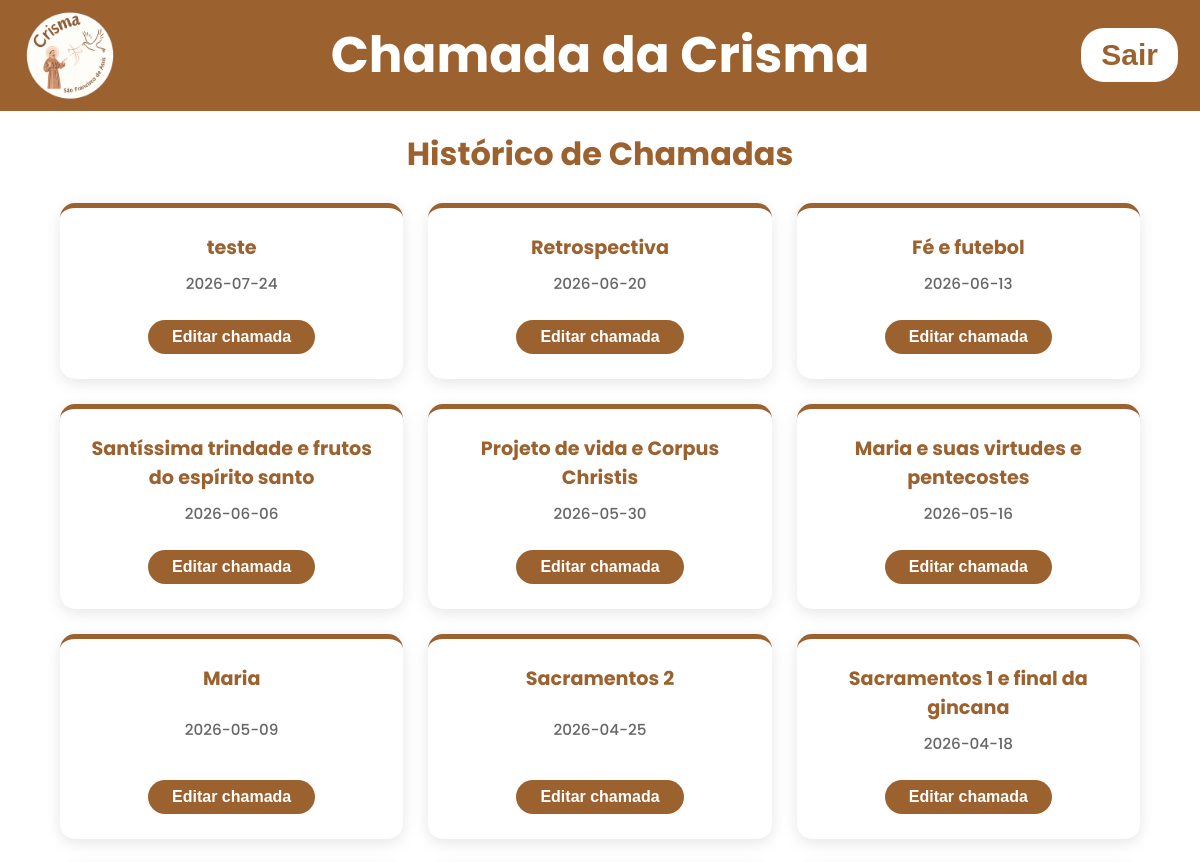
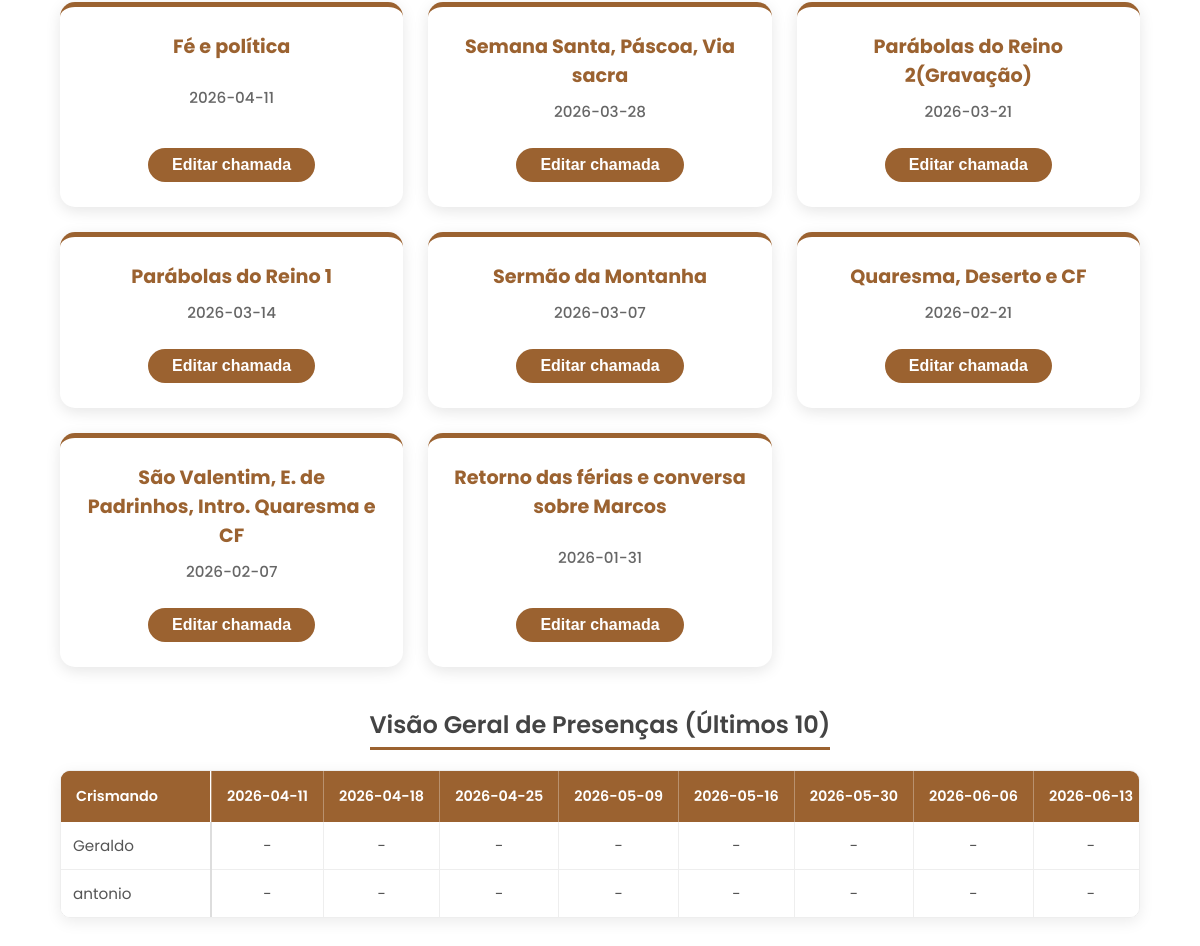
The page /editattendance (signed in) on the database as committed earlier (2 pictures, top to bottom).
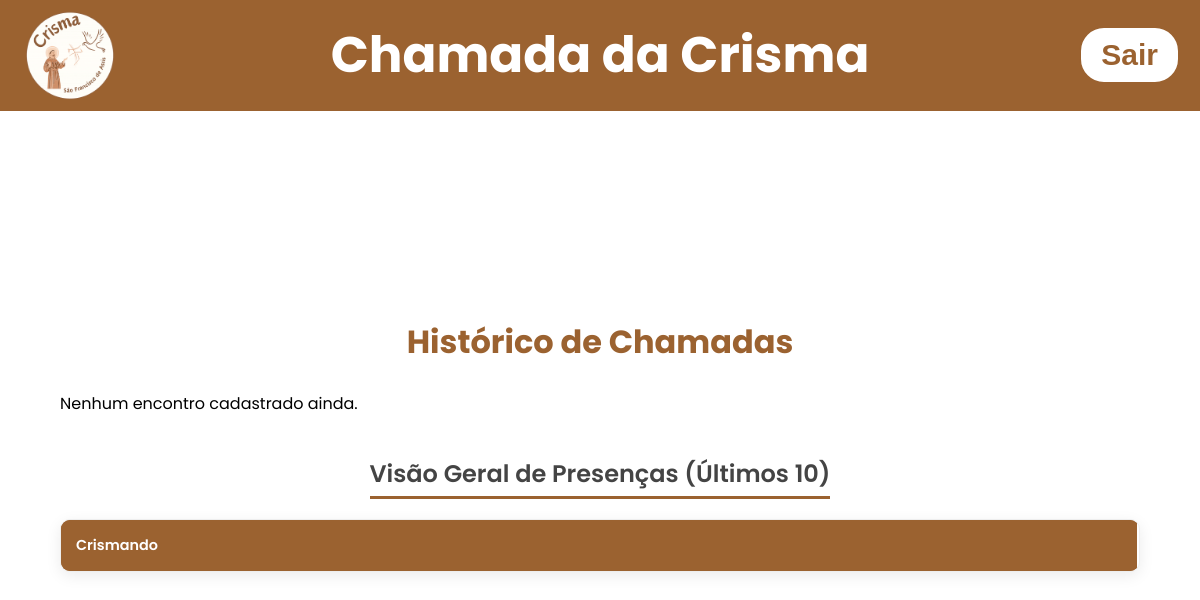
The same page on the database as committed later.
### tables this page shows
CREATE TABLE meetings (
    id INTEGER PRIMARY KEY AUTOINCREMENT,
    tema TEXT NOT NULL,
    meeting_date TEXT NOT NULL,
    created_at DATETIME DEFAULT CURRENT_TIMESTAMP
);

CREATE TABLE crismandos (
    id INTEGER PRIMARY KEY AUTOINCREMENT,
    name TEXT UNIQUE NOT NULL,
    turma_id INTEGER NOT NULL,
    created_at TEXT DEFAULT CURRENT_TIMESTAMP,
    FOREIGN KEY (turma_id) REFERENCES turmas(id)
);

### app.py (the view)
@app.get('/editattendance')
def edit_attendance():
    if 'loged_user' not in session:
        return render_template('index.html')
    with get_conn() as conn:
        cur = conn.cursor()
        cur.execute("SELECT id, tema, meeting_date FROM meetings ORDER BY meeting_date DESC")
        encontros = cur.fetchall()
        cur.execute("SELECT id, turma_name FROM turmas ORDER BY turma_name")
        turmas = cur.fetchall()
        cur.execute("SELECT id, meeting_date FROM meetings ORDER BY meeting_date DESC LIMIT 10")
        encontros_tabela = cur.fetchall()
        encontros_tabela = encontros_tabela[::-1] # Inverte para o mais novo ficar na direita
        cur.execute("SELECT id, name FROM crismandos ORDER BY name")
        crismandos = cur.fetchall()
        presencas_map = {}
        if encontros_tabela:
            meeting_ids = [str(e['id']) for e in encontros_tabela]
            placeholders = ','.join(['?'] * len(meeting_ids))
            query = f"SELECT crismando_id, meeting_id, status FROM attendance WHERE meeting_id IN ({placeholders})"
            cur.execute(query, [int(i) for i in meeting_ids])
            presencas = cur.fetchall()
            for p in presencas:
                key = f"{p['crismando_id']}_{p['meeting_id']}"
                presencas_map[key] = p['status']
    return render_template('editattendance.html',
                           encontros=encontros,
                           turmas=turmas,
                           encontros_tabela=encontros_tabela,
                           crismandos=crismandos,
                           presencas_map=presencas_map)

### app.py (called while the page is built)
def get_conn():
    conn = sqlite3.connect("data/dataBase.db")
    conn.row_factory = sqlite3.Row
    return conn

### templates/editattendance.html (shortened to what this page needs)
<!DOCTYPE html>
<html lang="pt-br">
  <head>
    <link
      rel="stylesheet"
      href="{{url_for('static', filename='css/stylehomepage.css')}}"
    />
    <link
      rel="stylesheet"
      href="{{url_for('static', filename='css/styleeditattendance.css')}}"
    />
  </head>
  <body>
    <header>
      <div class="header-left">
        <img
          src="{{url_for('static', filename='images/logocrismamaior.png')}}"
          alt="Logo da crisma"
          class="logo"
        />
        <h1 class="title-center" onclick="window.location.href='/homepage'" >Chamada da Crisma</h1>
      </div>
      <form action="{{url_for('logout_user')}}" method="post">
        <button class="button-logout">Sair</button>
      </form>
    </header>
    <div class="container-principal">
        <h1>Histórico de Chamadas</h1>
        <div class="grid-container">
            {% if encontros %}
                {% for encontro in encontros %}
                <div class="grid-item">
                  <h3>{{ encontro.tema }}</h3>
                  <p>{{ encontro.meeting_date }}</p>
                  <button class="btn-edit" onclick="openEditModal('{{ encontro.id }}', '{{ encontro.tema }}')">Editar chamada</button>
                </div>
                {% endfor %}
            {% else %}
                <p>Nenhum encontro cadastrado ainda.</p>
            {% endif %}
        </div>
        <h2 class="section-title">Visão Geral de Presenças (Últimos 10)</h2>
        <div class="table-container">
            <table>
                <thead>
                    <tr>
                        <th class="name-column">Crismando</th>
                        {% for encontro in encontros_tabela %}
                        <th>{{ encontro.meeting_date }}</th>
                        {% endfor %}
                    </tr>
                </thead>
                <tbody>
                    {% for crismando in crismandos %}
                    <tr>
                        <td class="name-column">{{ crismando.name }}</td>
                        {% for encontro in encontros_tabela %}
                            {% set key = crismando.id|string + "_" + encontro.id|string %}
                            {% set status = presencas_map.get(key) %}
                            <td>
                                {% if status == 0 %}<span class="status-P">P</span>
                                {% elif status == 1 %}<span class="status-F">F</span>
                                {% elif status == 2 %}<span class="status-FJ">FJ</span>
                                {% else %}-{% endif %}
                            </td>
                        {% endfor %}
                    </tr>
                    {% endfor %}
                </tbody>
            </table>
        </div>
    </div>
  </body>
</html>

Rows that differ between the two databases and show on the page:
removed meetings: tema "teste", meeting_date "2026-07-24", shown under "Histórico de Chamadas"
removed meetings: tema "Retrospectiva", meeting_date "2026-06-20", shown under "Histórico de Chamadas"
removed meetings: tema "Fé e futebol", meeting_date "2026-06-13"
removed meetings: tema "Santíssima trindade e frutos do espírito santo", meeting_date "2026-06-06"
removed meetings: tema "Projeto de vida e Corpus Christis", meeting_date "2026-05-30"
removed meetings: tema "Maria e suas virtudes e pentecostes", meeting_date "2026-05-16"
removed meetings: tema "Maria", meeting_date "2026-05-09"
removed meetings: tema "Sacramentos 2", meeting_date "2026-04-25"
removed meetings: tema "Sacramentos 1 e final da gincana", meeting_date "2026-04-18"
removed meetings: tema "Fé e política", meeting_date "2026-04-11"
removed meetings: tema "Semana Santa, Páscoa, Via sacra", meeting_date "2026-03-28", shown under "Histórico de Chamadas"
removed meetings: tema "Parábolas do Reino 2(Gravação)", meeting_date "2026-03-21", shown under "Histórico de Chamadas"
removed meetings: tema "Parábolas do Reino 1", meeting_date "2026-03-14", shown under "Histórico de Chamadas"
removed meetings: tema "Sermão da Montanha", meeting_date "2026-03-07", shown under "Histórico de Chamadas"
removed meetings: tema "Quaresma, Deserto e CF", meeting_date "2026-02-21", shown under "Histórico de Chamadas"
removed meetings: tema "São Valentim, E. de Padrinhos, Intro. Quaresma e CF", meeting_date "2026-02-07", shown under "Histórico de Chamadas"
removed meetings: tema "Retorno das férias e conversa sobre Marcos", meeting_date "2026-01-31", shown under "Histórico de Chamadas"
removed crismandos: name "Geraldo"
removed crismandos: name "antonio"
Other text that changed with them:
text now shown: "Nenhum encontro cadastrado ainda."
